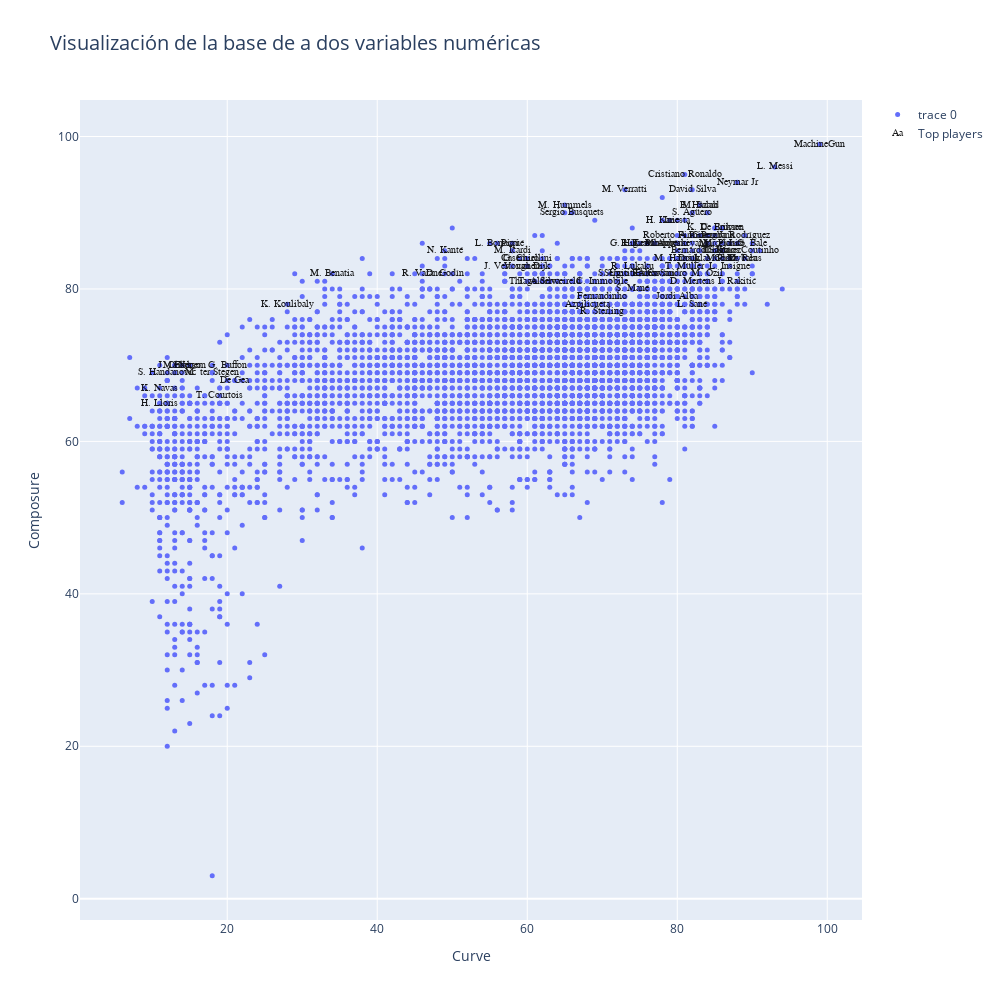

Notebook code for this chart:
### Markdown cell above
**Visualizamos los datos de a dos variables numéricas**

**Consigna de trabajo en grupo: buscar agrupamiento de datos usando las variables en skill_ratings de a pares**

### Code cell
data=[]
bool_crack=df_n["Overall"] > 85 #diferenciamos a los mejores jugadores

#Elejimos dos variables, para esto elejimos dos números entre 0 y  de n_skills-1
skill_1=skills_ratings[6]
skill_2=skills_ratings[25]



graf1 = go.Scatter(x=df_skills[skill_1], y=df_skills[skill_2],
                           mode='markers',
                        text=df_n.loc[:,'Age'],
                           marker=dict(
                                size=5)
                           )

crack =go.Scatter(x=df_skills.loc[bool_crack,skill_1], y=df_skills.loc[bool_crack,skill_2],name='Top players',
                      text=df_n.loc[bool_crack,'Name'],
                      textfont=dict(family='sans serif',size=10,color='black'),
                      opacity=0.9,mode='text')

data=[graf1,crack]

layout = go.Layout(title="Visualización de la base de a dos variables numéricas",titlefont=dict(size=20),
                xaxis=dict(title=skill_1),
                yaxis=dict(title=skill_2),
                autosize=False, width=1000,height=1000)

fig = go.Figure(data=data, layout=layout)

iplot(fig)

### Figure 1 — Plotly figure (JSON) as saved in the notebook; plotly's stock layout.template omitted (floating-point values rounded to 4 significant figures; data arrays with more than 128 entries replaced by an {"elided": "..."} marker saying what was removed)
{"data": [{"marker": {"size": 5}, "mode": "markers", "text": {"elided": "4750 int values"}, "type": "scatter", "x": {"elided": "4750 int values"}, "y": {"elided": "4750 int values"}}, {"mode": "text", "name": "Top players", "opacity": 0.9, "text": ["L. Messi", "Cristiano Ronaldo", "Neymar Jr", "De Gea", "K. De Bruyne", "E. Hazard", "L. Modrić", "L. Suárez", "Sergio Ramos", "J. Oblak", "R. Lewandowski", "T. Kroos", "D. Godín", "David Silva", "N. Kanté", "P. Dybala", "H. Kane", "A. Griezmann", "M. ter Stegen", "T. Courtois", "Sergio Busquets", "E. Cavani", "M. Neuer", "S. Agüero", "G. Chiellini", "K. Mbappé", "M. Salah", "Casemiro", "J. Rodríguez", "L. Insigne", "Isco", "C. Eriksen", "Coutinho", "P. Aubameyang", "M. Hummels", "Marcelo", "G. Bale", "H. Lloris", "G. Higuaín", "Thiago Silva", "S. Handanovič", "G. Buffon", "S. Umtiti", "M. Icardi", "K. Koulibaly", "P. Pogba", "K. Navas", "R. Lukaku", "C. Immobile", "Jordi Alba", "D. Mertens", "J. Vertonghen", "M. Hamšík", "I. Rakitić", "Piqué", "L. Sané", "Bernardo Silva", "Ederson", "S. Mané", "V. van Dijk", "R. Sterling", "Roberto Firmino", "R. Varane", "M. Verratti", "Alex Sandro", "Douglas Costa", "T. Müller", "Thiago", "M. Reus", "Azpilicueta", "L. Bonucci", "T. Alderweireld", "M. Pjanić", "M. Benatia", "M. Özil", "Fernandinho", "Iniesta", "MachineGun"], "textfont": {"color": "black", "family": "sans serif", "size": 10}, "type": "scatter", "x": [93, 81, 88, 21, 85, 83, 85, 86, 74, 13, 77, 86, 49, 82, 49, 88, 78, 84, 18, 19, 66, 77, 14, 82, 60, 77, 83, 59, 89, 87, 88, 86, 91, 80, 65, 85, 90, 11, 74, 61, 12, 20, 72, 58, 28, 84, 11, 74, 70, 80, 82, 58, 80, 88, 58, 82, 83, 15, 74, 60, 70, 80, 46, 73, 78, 84, 81, 85, 89, 68, 56, 63, 86, 34, 84, 70, 80, 99], "y": [96, 95, 94, 68, 88, 91, 84, 85, 82, 70, 86, 85, 82, 93, 85, 84, 89, 87, 69, 66, 90, 82, 70, 90, 84, 86, 91, 84, 87, 83, 86, 88, 85, 86, 91, 86, 86, 65, 86, 81, 69, 70, 82, 85, 78, 87, 67, 83, 81, 79, 81, 83, 84, 81, 86, 78, 85, 70, 80, 83, 77, 87, 82, 93, 82, 84, 83, 85, 84, 78, 86, 81, 86, 82, 82, 79, 89, 99]}], "layout": {"autosize": false, "height": 1000, "title": {"font": {"size": 20}, "text": "Visualización de la base de a dos variables numéricas"}, "width": 1000, "xaxis": {"title": {"text": "Curve"}}, "yaxis": {"title": {"text": "Composure"}}}}
